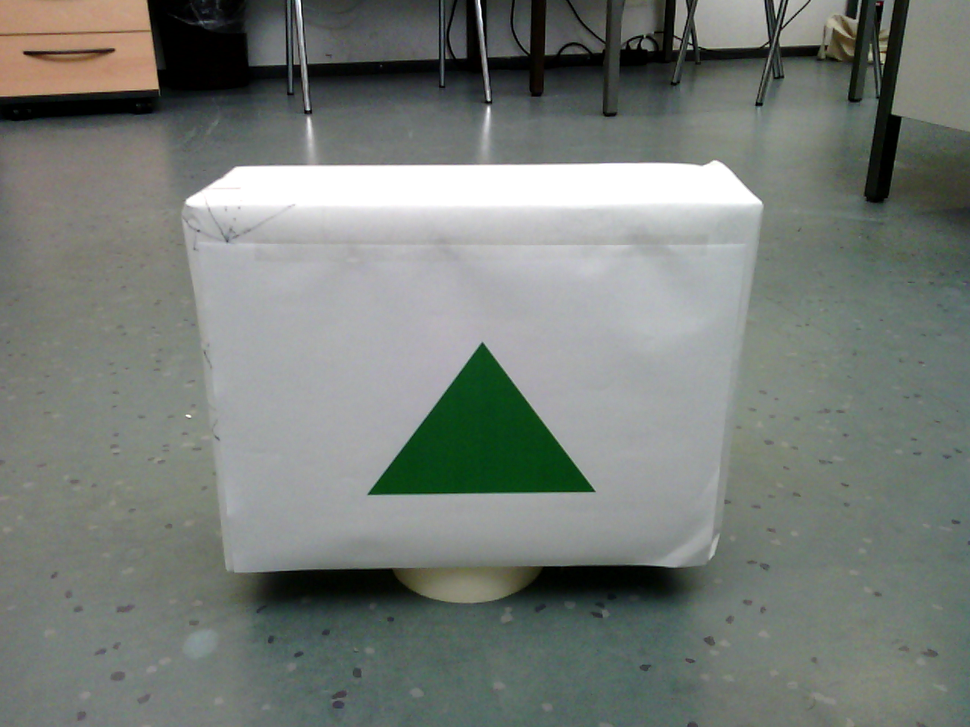
#> input picture klein/Dreiecks/datei/001.png, 970 x 727 px, shrunk from 1280 x 960 before the run, found by its file name
$ python 'dreiecks_finden copy.py'
#> lines starting #> are read from the running program, lines starting #| are printed output that depends on the picture; after the words box and inside, x2 and y2 are one past the last pixel; in counts of white or black regions, pixels touching at a corner belong together
import numpy as np
import cv2 as cv
from matplotlib import pyplot as plt

img = cv.imread("./klein/Dreiecks/datei/001.png")
#> img is the input picture: shape (727, 970, 3); mean B, G, R 119.5, 124.9, 119.1
b, g, r = cv.split(img)
blur_b = cv.GaussianBlur(b, (25, 25), 0)
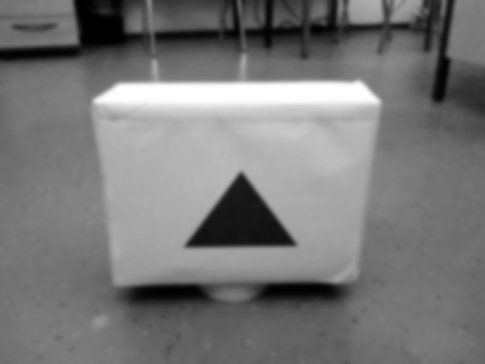
#> blur_b: shape (727, 970) (shown at 1/2 size); min 0, max 255, mean 119.5
ret, thresh_1 = cv.threshold(b, 100, 255, cv.THRESH_BINARY_INV)
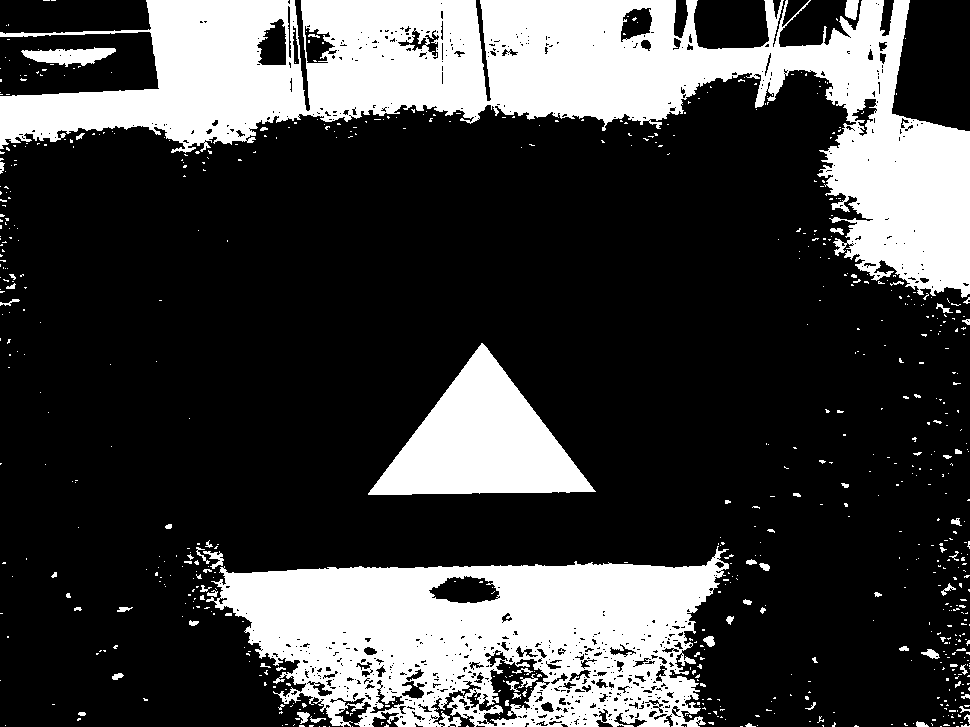
#> thresh_1: shape (727, 970); 25.8% white; 700 white regions (631 under 20 px), largest, box (x1, y1, x2, y2) and area: (0, 0, 970, 298) 98987, (206, 546, 729, 727) 58918, (368, 343, 596, 495) 17277
th3 = cv.adaptiveThreshold(blur_b, 255, cv.ADAPTIVE_THRESH_GAUSSIAN_C,
                           cv.THRESH_BINARY_INV, 11, 2)
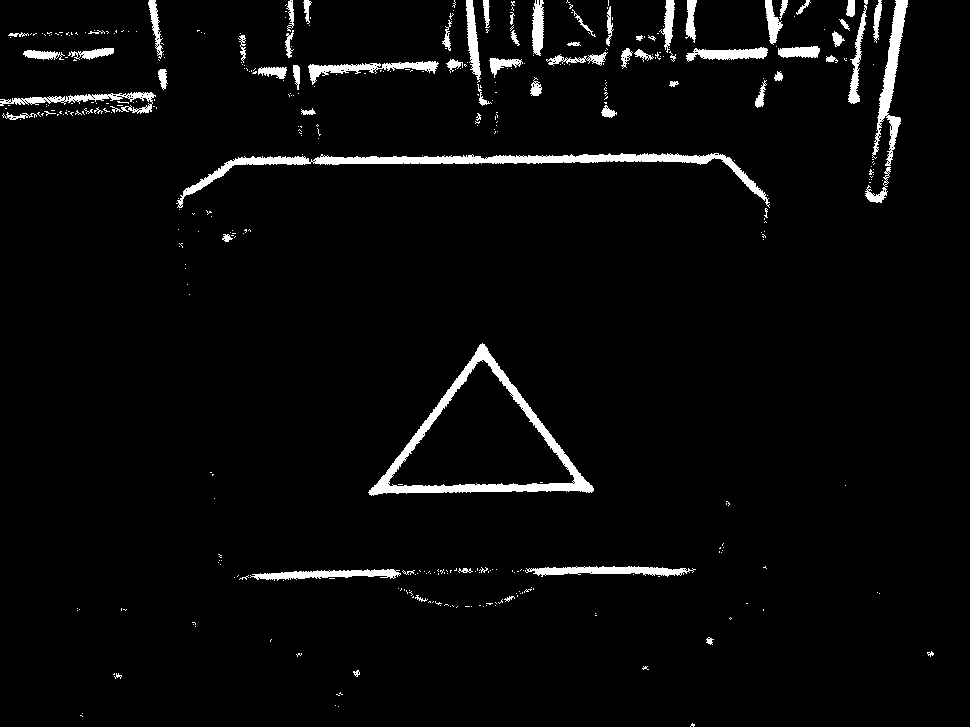
#> th3: shape (727, 970); 3.6% white; 401 white regions (332 under 20 px), largest, box (x1, y1, x2, y2) and area: (176, 153, 770, 208) 4449, (368, 343, 594, 496) 4437, (872, 0, 908, 166) 1768

kernel = np.zeros((10, 10), np.uint8)
dst = cv.morphologyEx(thresh_1, cv.MORPH_OPEN, kernel)
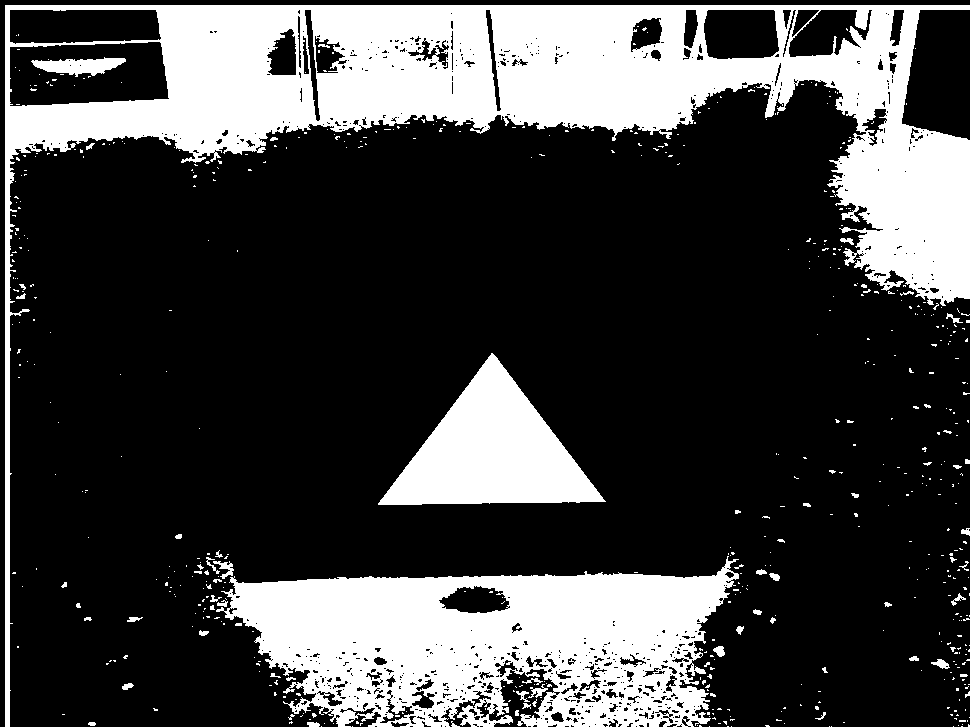
#> dst: shape (727, 970); 26.3% white; 591 white regions (535 under 20 px), largest, box (x1, y1, x2, y2) and area: (5, 5, 970, 727) 106208, (216, 556, 739, 727) 56384, (378, 353, 606, 505) 17277

edges = cv.Canny(dst, 10, 10)
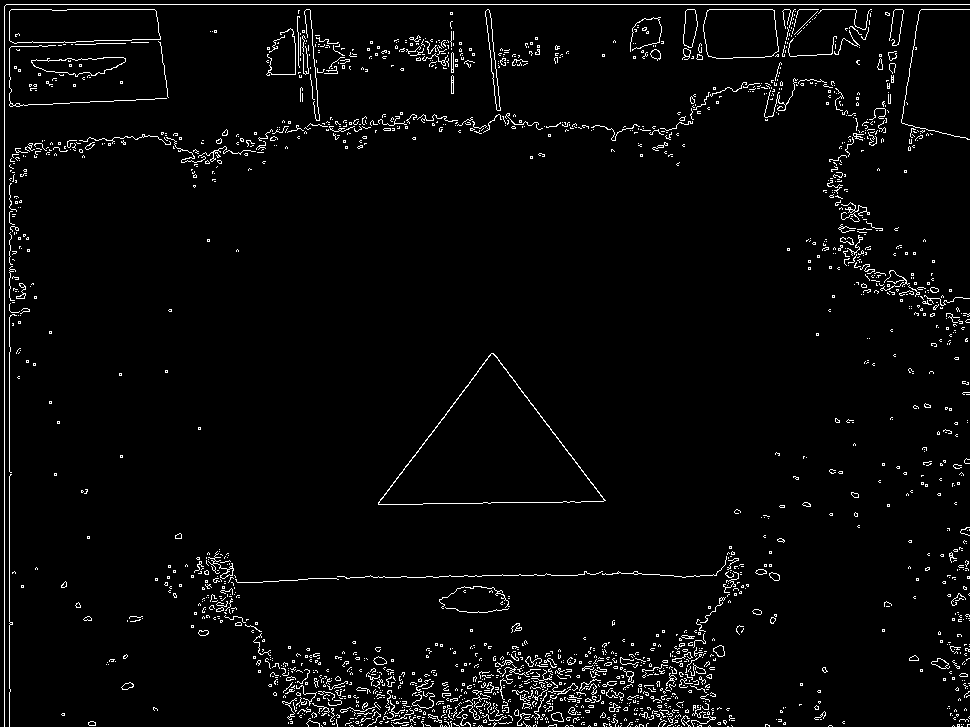
#> edges: shape (727, 970); 3.2% white in thin lines or dots

contours, hierarchy = cv.findContours(thresh_1, cv.RETR_TREE,
                                      cv.CHAIN_APPROX_SIMPLE)
#> contours = 1522 contours, 1339 with area under 20; largest, box (x1, y1, x2, y2) and area: (0, 0, 970, 298) 101196, (206, 546, 729, 727) 66251, (368, 343, 596, 495) 17012, (478, 658, 549, 727) 2347, (428, 575, 500, 604) 1425

img_hsv = cv.cvtColor(img, cv.COLOR_BGR2HSV)
#> img_hsv: shape (727, 970, 3); mean H, S, V 68.7, 33.6, 126.9
# define range of blue color in HSV
lower_blue = np.array([0, 50, 50])
upper_blue = np.array([10, 255, 255])
# Threshold the HSV image to get only blue colors
mask = cv.inRange(img_hsv, lower_blue, upper_blue)
#> mask: shape (727, 970); 0.41% white in thin lines or dots, all inside (x1, y1, x2, y2) = (0, 0, 959, 569)
mask_dst = cv.dst = cv.morphologyEx(mask, cv.MORPH_CLOSE, kernel)
#> mask_dst: shape (727, 970); 1.6% white; 279 white regions (241 under 20 px), largest, box (x1, y1, x2, y2) and area: (0, 0, 970, 727) 8460, (132, 70, 165, 86) 192, (10, 67, 41, 89) 181
edges = cv.Canny(mask, 10, 10)
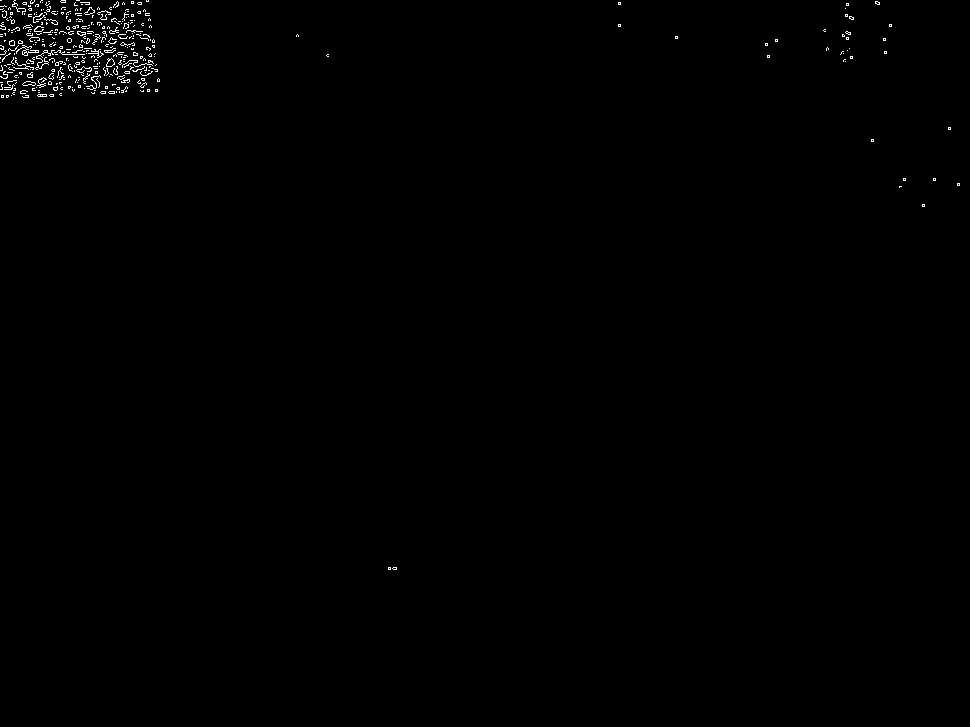
#> edges: shape (727, 970); 0.43% white in thin lines or dots, all inside (x1, y1, x2, y2) = (0, 0, 960, 570)

img_rgb = cv.cvtColor(img, cv.COLOR_BGR2RGB)

# # lines = cv.HoughLines(edges, 1, np.pi / 180, 100)
# # for line in lines:
# #     rho, theta = line[0]
# #     a = np.cos(theta)
# #     b = np.sin(theta)
# #     x0 = a*rho
# #     y0 = b*rho
# #     x1 = int(x0 + 6000*(-b))
# #     y1 = int(y0 + 6000*(a))
# #     x2 = int(x0 - 6000*(-b))
# #     y2 = int(y0 - 6000*(a))

# #     cv.line(edges,(x1,y1), (x2,y2),255,2)
lines = cv.HoughLinesP(edges,
                       1,
                       np.pi / 180,
                       125,
                       minLineLength=1000,
                       maxLineGap=1000)
#> lines = None
#> (the run stopped early here; a loop or call above may not have finished)

$ run again, with klein/Dreiecks/datei/002.png copied over klein/Dreiecks/datei/001.png
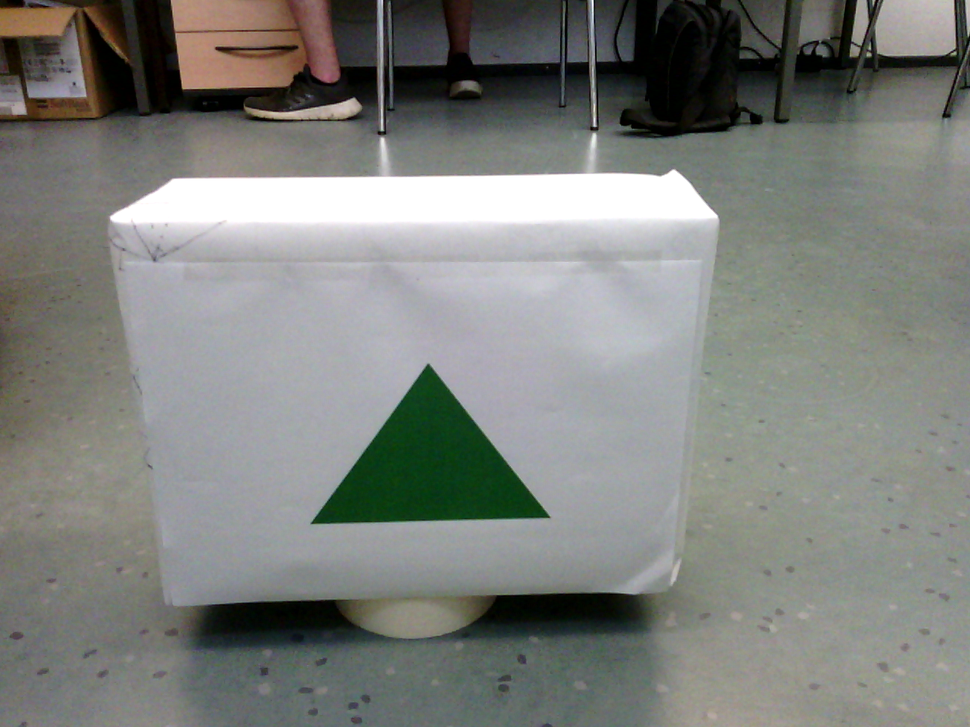
#> input picture klein/Dreiecks/datei/002.png, 970 x 727 px, shrunk from 1280 x 960 before the run, found by its file name
#> img is the input picture: shape (727, 970, 3); mean B, G, R 124.4, 128.6, 126.3
#> `ret, thresh_1 = cv.threshold(b, 100, 255, cv.THRESH_BINARY_INV)`:
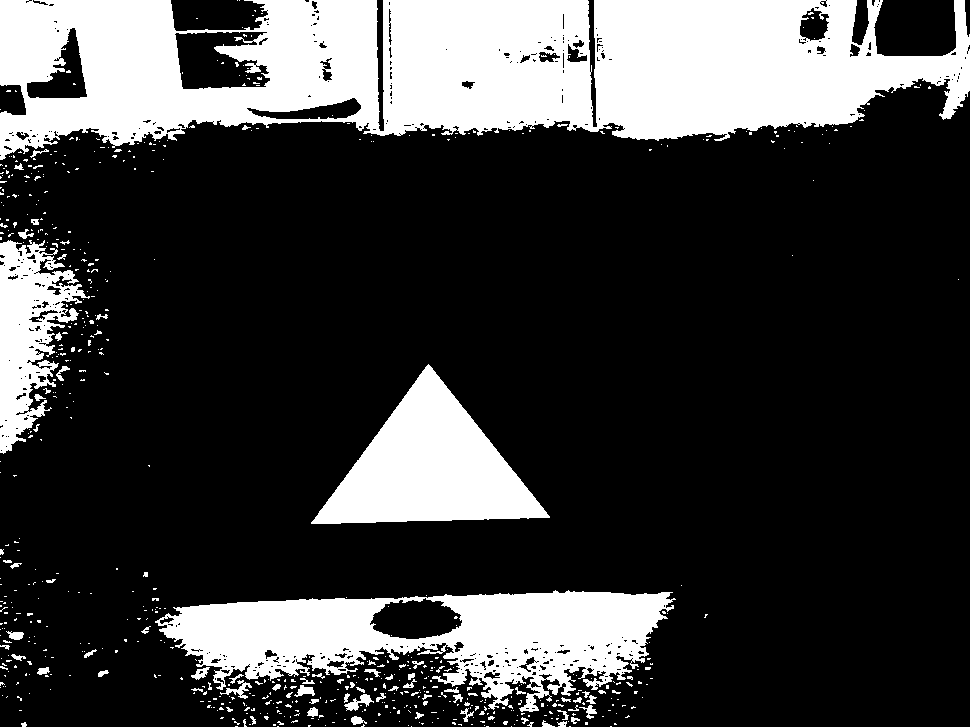
#> thresh_1: shape (727, 970); 24.2% white; 695 white regions (614 under 20 px), largest, box (x1, y1, x2, y2) and area: (0, 0, 970, 160) 104277, (155, 590, 676, 712) 32174, (311, 364, 550, 524) 18913
#> th3: shape (727, 970); 3.6% white; 526 white regions (447 under 20 px), largest, box (x1, y1, x2, y2) and area: (312, 365, 550, 525) 4659, (106, 164, 381, 215) 2012, (391, 161, 587, 176) 1364
#> dst: shape (727, 970); 25.2% white; 614 white regions (544 under 20 px), largest, box (x1, y1, x2, y2) and area: (5, 5, 970, 727) 121482, (165, 600, 686, 722) 32174, (321, 374, 560, 534) 18913
#> contours = 1132 contours, 1015 with area under 20; largest, box (x1, y1, x2, y2) and area: (0, 0, 970, 160) 111570, (155, 590, 676, 712) 34738, (311, 364, 550, 524) 18636, (0, 240, 90, 454) 9422, (174, 31, 271, 90) 4101
#> img_hsv: shape (727, 970, 3); mean H, S, V 68.7, 37.6, 132.5
#> mask: shape (727, 970); 1.3% white; 440 white regions (417 under 20 px), largest, box (x1, y1, x2, y2) and area: (172, 0, 341, 88) 6653, (243, 33, 271, 48) 163, (41, 98, 64, 111) 106
#> mask_dst: shape (727, 970); 2.5% white; 434 white regions (410 under 20 px), largest, box (x1, y1, x2, y2) and area: (0, 0, 970, 727) 8460, (182, 10, 351, 98) 6653, (253, 43, 281, 58) 163
#> `edges = cv.Canny(mask, 10, 10)`:
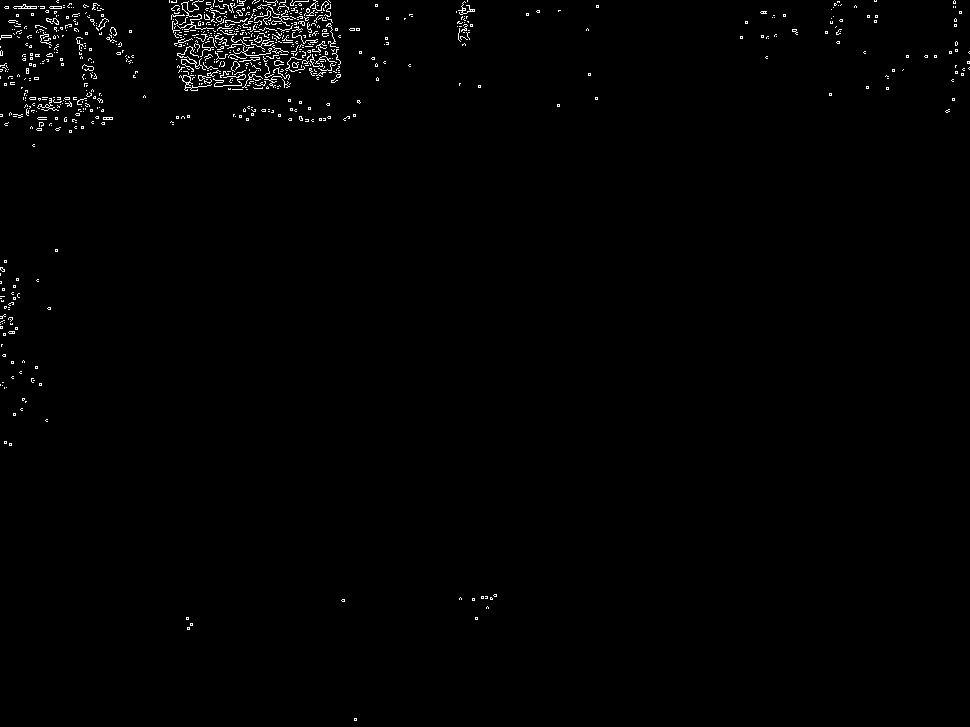
#> edges: shape (727, 970); 0.92% white in thin lines or dots
#> lines = None

$ run again, with klein/Dreiecks/datei/003.png copied over klein/Dreiecks/datei/001.png
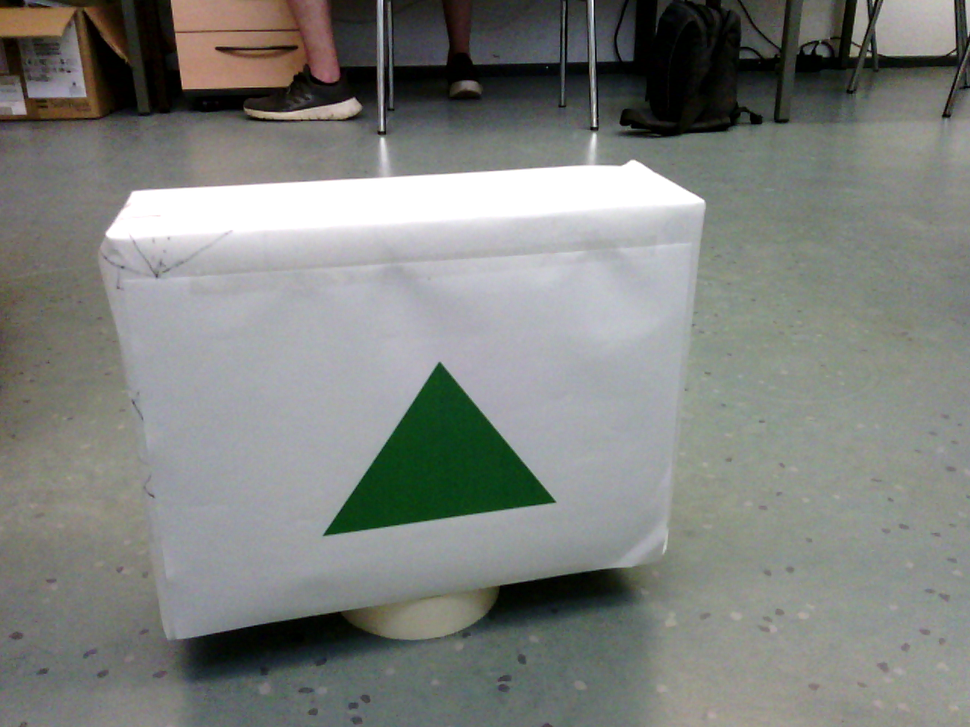
#> input picture klein/Dreiecks/datei/003.png, 970 x 727 px, shrunk from 1280 x 960 before the run, found by its file name
#> img is the input picture: shape (727, 970, 3); mean B, G, R 125.4, 129.4, 126.8
#> `ret, thresh_1 = cv.threshold(b, 100, 255, cv.THRESH_BINARY_INV)`:
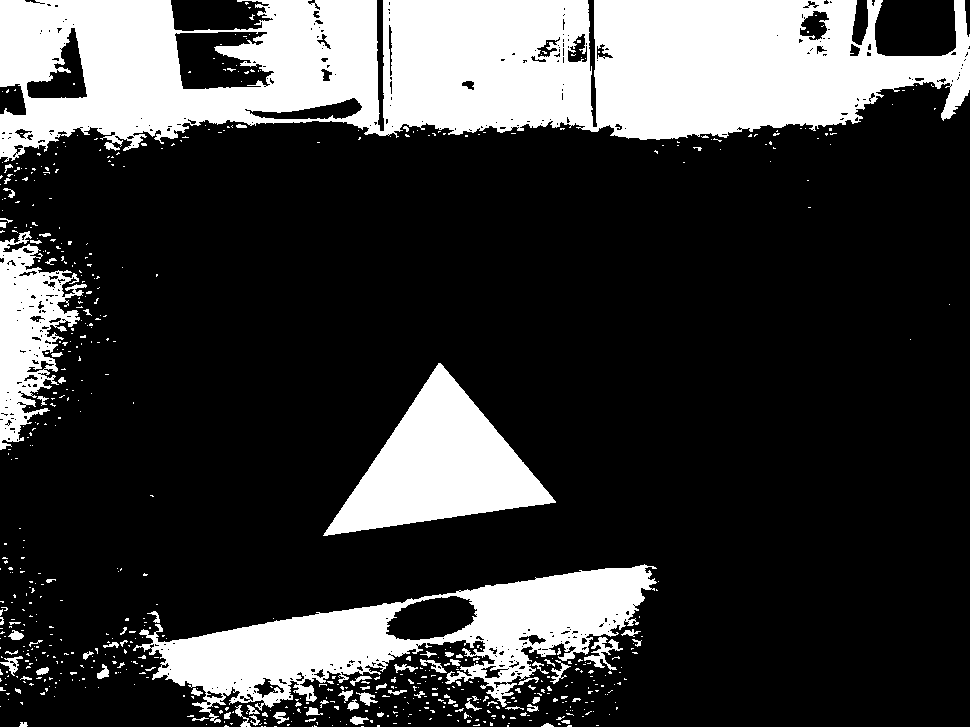
#> thresh_1: shape (727, 970); 23.8% white; 674 white regions (594 under 20 px), largest, box (x1, y1, x2, y2) and area: (0, 0, 970, 162) 104064, (133, 564, 657, 723) 29602, (323, 363, 556, 536) 18359
#> th3: shape (727, 970); 3.6% white; 500 white regions (421 under 20 px), largest, box (x1, y1, x2, y2) and area: (323, 363, 556, 536) 4626, (97, 165, 381, 241) 2120, (390, 152, 588, 176) 1402
#> dst: shape (727, 970); 24.8% white; 611 white regions (544 under 20 px), largest, box (x1, y1, x2, y2) and area: (5, 5, 970, 727) 120908, (143, 574, 667, 727) 29567, (333, 373, 566, 546) 18359
#> contours = 1101 contours, 987 with area under 20; largest, box (x1, y1, x2, y2) and area: (0, 0, 970, 162) 111539, (133, 564, 657, 723) 32392, (323, 363, 556, 536) 18085, (0, 231, 87, 450) 9032, (174, 31, 275, 90) 4143
#> img_hsv: shape (727, 970, 3); mean H, S, V 69.7, 37.3, 133.3
#> mask: shape (727, 970); 1.3% white; 394 white regions (370 under 20 px), largest, box (x1, y1, x2, y2) and area: (172, 0, 340, 88) 6857, (219, 50, 254, 59) 114, (111, 35, 124, 50) 75
#> mask_dst: shape (727, 970); 2.5% white; 388 white regions (363 under 20 px), largest, box (x1, y1, x2, y2) and area: (0, 0, 970, 727) 8460, (182, 10, 350, 98) 6857, (229, 60, 264, 69) 114
#> `edges = cv.Canny(mask, 10, 10)`:
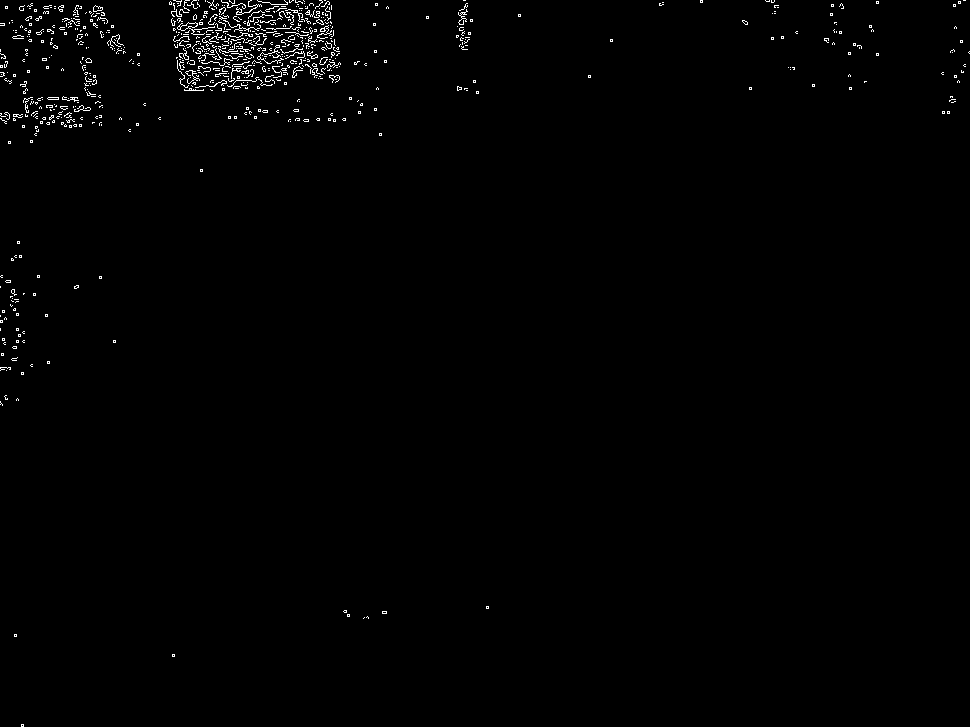
#> edges: shape (727, 970); 0.86% white in thin lines or dots
#> lines = None
